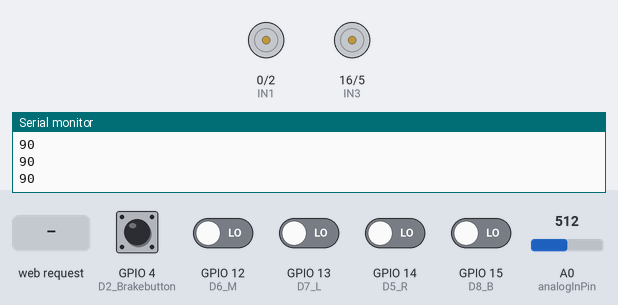
Recording of a sketch running on a simulated ESP8266 (NodeMCU). Parts: motor-driver pin pairs drawn as motors (green arrow = first pin HIGH = forward, orange = second pin HIGH = backward, longer = more drive), the last lines printed to the serial monitor. The test bench sets the inputs (shaded band); at power-on: GPIO 4 (D2_Brakebutton), GPIO 12 (D6_M), GPIO 13 (D7_L), GPIO 14 (D5_R), GPIO 15 (D8_B) LOW, A0 (analogInPin) = 512.

Above: at 1.3 s.
1.4 s: GPIO 13 (D7_L) driven HIGH
At 1.7 s:
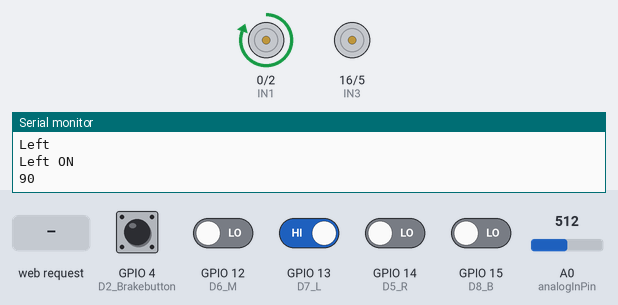
4.4 s: GPIO 15 (D8_B) driven HIGH
At 7.2 s:
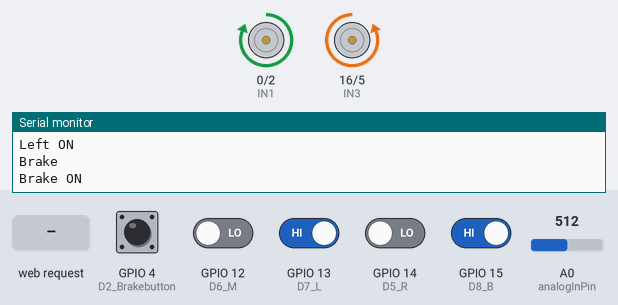
7.4 s: HTTP request GET /cen received
At 8.2 s:
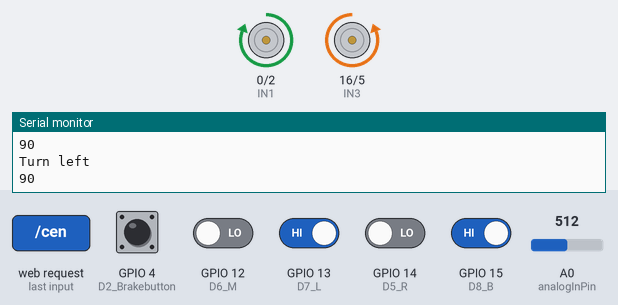
9.3 s: A0 (analogInPin) set to 471
10.8 s: A0 (analogInPin) set to 445
At 11.7 s:
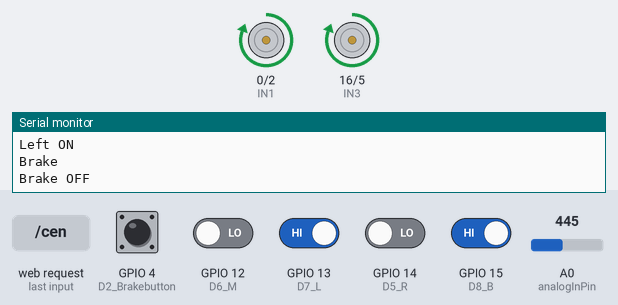
13.8 s: GPIO 4 (D2_Brakebutton) pulled HIGH for 0.25 s
Timing chart, 0 to 17.8 s (numbered marks = the images above; inputs shaded):
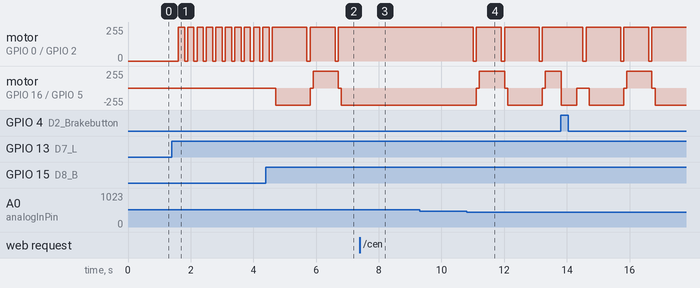

Measured:
- the behaviour switches between 458 and 457 on A0 (analogInPin) (found by bisection; images 3 and 4)
- after the input at 1.4 s, motor on GPIO 0 (IN1) / GPIO 2 (IN2): alternates forward 255/255 for 0.20 s and stopped for 0.10 s, starting after 0.20 s
- after the input at 4.4 s, motor on GPIO 16 (IN3) / GPIO 5 (IN4): stopped → backward 255/255 after 0.31 s, → stopped 1.1 s later, → forward 255/255 0.10 s later, → stopped 0.80 s later, … (5 changes in this stretch)
- after the input at 7.4 s, motor on GPIO 0 (IN1) / GPIO 2 (IN2): stops changing and stays forward 255/255; motor on GPIO 16 (IN3) / GPIO 5 (IN4): stays backward 255/255 (without the input it goes to stopped after 0.51 s)

The sketch:

main.ino
```cpp
#include <ESP8266WiFi.h>
#include <ESP8266WebServer.h>
#include <EEPROM.h>


const char* ssid = "TEB_Lawn";
const char* password = "12345678";

ESP8266WebServer server(80);

int IN1 = 0;
int IN2 = 2;
int IN3 = 16;
int IN4 = 5;


bool Leftstatus = LOW;
bool Rightstatus = LOW;
bool Brakestatus = LOW;
bool BrakeButton = LOW;
bool cen = LOW;


const int analogInPin = A0;
int sensorValue = 0;


void setup() {
  Serial.begin(115200);

  //Setting up the Actuators
  pinMode(IN1, OUTPUT); //D3
  pinMode(IN2, OUTPUT); //D4
  pinMode(IN3, OUTPUT); //D0
  pinMode(IN4, OUTPUT); //D1
  pinMode(14, INPUT); //D5 R
  pinMode(12, INPUT); //D6 M
  pinMode(13, INPUT); //D7 L
  pinMode(15, INPUT); //D8 B
  pinMode(4, INPUT); //D2 Brakebutton
  digitalWrite(IN3, LOW);
  digitalWrite(IN4, LOW);

  //Wifi Set-up
  WiFi.softAP(ssid, password);
  IPAddress apip = WiFi.softAPIP();
  delay(100);

  //Sever Comands
  server.on("/", handle_OnConnect);
  server.on("/Lefton", handle_Lefton);
  server.on("/Leftoff", handle_Leftoff);
  server.on("/Righton", handle_Righton);
  server.on("/Rightoff", handle_Rightoff);
  server.on("/Brakeon", handle_Brakeon);
  server.on("/Brakeoff", handle_Brakeoff);
  server.on("/cen", handle_cen); //Added
  server.on("/cenoff", handle_cenoff); //Added
  server.onNotFound(handle_NotFound);
  server.begin();
  Serial.println("HTTP server started");
}


void loop() {
  server.handleClient();

  //Button Controle on the board
  byte valR = digitalRead(14); //R
  if( valR == HIGH){
    Serial.println("Right");
    handle_Righton();
  }
  byte valM = digitalRead(12); //M
  if( valM == HIGH){
    Serial.println("Mid");
    handle_Rightoff();
  }
  byte valL = digitalRead(13); //L
  if( valL == HIGH){
    Serial.println("Left");
    handle_Lefton();
  }
  byte valB = digitalRead(15); //B
  if( valB == HIGH){
    Serial.println("Brake");
    if( Brakestatus == HIGH){
      handle_Brakeoff();
      delay(500);
    }else{
      handle_Brakeon();
      delay(500);
    }
  }
  //Button on the brake to stop at right place
  byte valBB = digitalRead(4); //BB
  if( valBB == HIGH){
    Serial.println("Button turch");
    digitalWrite(IN3, LOW);
    digitalWrite(IN4, LOW);
    digitalWrite(IN3, LOW);
    digitalWrite(IN4, HIGH);
    delay(500);
    digitalWrite(IN3, LOW);
    digitalWrite(IN4, LOW);
  }


  //Pot
  sensorValue = analogRead(analogInPin);
  sensorValue = map(sensorValue, 0, 1023, 0, 180);
  Serial.println(sensorValue);
  delay(200);
}

// When a user connects
void handle_OnConnect() {
  Leftstatus = LOW;
  Rightstatus = LOW;
  Brakestatus = LOW;
  cen = LOW;
  Serial.println("GPIO7 Status: OFF | GPIO6 Status: OFF");
  server.send(200, "text/html", SendHTML(Leftstatus,Rightstatus,Brakestatus,cen));
}

//Turn the wheels left
void handle_Lefton() {
  Leftstatus = HIGH;
  Serial.println("Left ON");
  server.send(200, "text/html", SendHTML(Leftstatus,Rightstatus,Brakestatus,cen));
  digitalWrite(IN1, LOW);
  digitalWrite(IN2, LOW);
  delay(100);
  digitalWrite(IN1, HIGH);
  digitalWrite(IN2, LOW);
}

//Stop turning the wheels
void handle_Leftoff() {
  Leftstatus = LOW;
  Serial.println("Left OFF");
  server.send(200, "text/html", SendHTML(Leftstatus,Rightstatus,Brakestatus,cen));
  digitalWrite(IN1, LOW);
  digitalWrite(IN2, LOW);
}

//Turn the wheels right
void handle_Righton() {
  Rightstatus = HIGH;
  Serial.println("Right ON");
  server.send(200, "text/html", SendHTML(Leftstatus,Rightstatus,Brakestatus,cen));
  digitalWrite(IN1, LOW);
  digitalWrite(IN2, LOW);
  delay(100);
  digitalWrite(IN1, LOW);
  digitalWrite(IN2, HIGH);
}

//Stop turning the wheels
void handle_Rightoff() {
  Rightstatus = LOW;
  Serial.println("Right OFF");
  server.send(200, "text/html", SendHTML(Leftstatus,Rightstatus,Brakestatus,cen));
  digitalWrite(IN1, LOW);
  digitalWrite(IN2, LOW);
}

//Turn the brakes on
void handle_Brakeon() {
  Brakestatus = HIGH;
  Serial.println("Brake ON");
  server.send(200, "text/html", SendHTML(Leftstatus,Rightstatus,Brakestatus,cen));
  bool BrakeButton = HIGH;
  digitalWrite(IN3, LOW);
  digitalWrite(IN4, LOW);
  delay(100);
  digitalWrite(IN3, LOW);
  digitalWrite(IN4, HIGH);
  delay(300);
}

//Turn the brakes off
void handle_Brakeoff() {
  Brakestatus = LOW;
  Serial.println("Brake OFF");
  server.send(200, "text/html", SendHTML(Leftstatus,Rightstatus,Brakestatus,cen));
  digitalWrite(IN3, LOW);
  digitalWrite(IN4, LOW);
  delay(100);
  digitalWrite(IN3, HIGH);
  digitalWrite(IN4, LOW);
}


//Gose to mid 67 - 80
void handle_cen() {
  cen = HIGH;
  Serial.println("MID");
  server.send(200, "text/html", SendHTML(Leftstatus,Rightstatus,Brakestatus,cen));
  sensorValue = analogRead(analogInPin);
  sensorValue = map(sensorValue, 0, 1023, 0, 180);
  if (sensorValue > 80);{
    sensorValue = analogRead(analogInPin);
    sensorValue = map(sensorValue, 0, 1023, 0, 180);
    while (sensorValue > 80) {
      sensorValue = analogRead(analogInPin);
      sensorValue = map(sensorValue, 0, 1023, 0, 180);
      Serial.println("Turn left");
      Serial.println(sensorValue);
      digitalWrite(IN1, HIGH);
      digitalWrite(IN2, LOW);
      delay(200);
    }
  }

  if (sensorValue < 67);{
    sensorValue = analogRead(analogInPin);
    sensorValue = map(sensorValue, 0, 1023, 0, 180);
    while (sensorValue < 67) {
      sensorValue = analogRead(analogInPin);
      sensorValue = map(sensorValue, 0, 1023, 0, 180);
      Serial.println("Turn right");
      Serial.println(sensorValue);
      digitalWrite(IN1, LOW);
      digitalWrite(IN2, HIGH);
      delay(200);
    }
  }
  if ((sensorValue >=67) && (sensorValue<=80));{
    digitalWrite(IN1, LOW);
    digitalWrite(IN2, LOW);
    Serial.println("hope brake");
    cen = LOW;
    }
}

void handle_cenoff() {
  cen = LOW;
  Serial.println("MID");
  server.send(200, "text/html", SendHTML(Leftstatus,Rightstatus,Brakestatus,cen));

}


void handle_NotFound(){
  server.send(404, "text/plain", "Not found");
}


//HTML Code
String SendHTML(uint8_t led1stat,uint8_t led2stat, uint8_t cen, uint8_t brakestat){
  String ptr = "<!DOCTYPE html> <html>\n";
  ptr +="<head><meta name=\"viewport\" content=\"width=device-width, initial-scale=1.0, user-scalable=no\">\n";
  ptr +="<title>TEB LawnMower</title>\n";
  ptr +="<style>html { font-family: Helvetica; display: inline-block; margin: 0px auto; text-align: center;}\n";
  ptr +="body{margin-top: 50px;} h1 {color: #444444;margin: 50px auto 30px;} h3 {color: #444444;margin-bottom: 50px;}\n";
  ptr +=".button {display: block;width: 80px;background-color: #1abc9c;border: none;color: white;padding: 13px 30px;text-decoration: none;font-size: 25px;margin: 0px auto 35px;cursor: pointer;border-radius: 4px;}\n";
  ptr +=".button-on {background-color: #1abc9c;}\n";
  ptr +=".button-on:active {background-color: #16a085;}\n";
  ptr +=".button-off {background-color: #34495e;}\n";
  ptr +=".button-off:active {background-color: #2c3e50;}\n";
  ptr +="p {font-size: 14px;color: #888;margin-bottom: 10px;}\n";
  ptr +="</style>\n";
  ptr +="</head>\n";
  ptr +="<body>\n";
  ptr +="<h1>TEB LawnMower</h1>\n";
  ptr +="<h3>(AP) Mode</h3>\n";
  ptr +="<h4>"+String(sensorValue)+"</h4>\n";

   if(led1stat)
  {ptr +="<p>LED1 Status: ON</p><a class=\"button button-off\" href=\"/Leftoff\">OFF</a>\n";}
  else
  {ptr +="<p>LED1 Status: OFF</p><a class=\"button button-on\" href=\"/Lefton\">ON</a>\n";}

  if(led2stat)
  {ptr +="<p>LED2 Status: ON</p><a class=\"button button-off\" href=\"/Rightoff\">OFF</a>\n";}
  else
  {ptr +="<p>LED2 Status: OFF</p><a class=\"button button-on\" href=\"/Righton\">ON</a>\n";}

  if(brakestat)
  {ptr +="<p>LED3 Status: ON</p><a class=\"button button-off\" href=\"/Brakeoff\">OFF</a>\n";}
  else
  {ptr +="<p>LED2 Status: OFF</p><a class=\"button button-on\" href=\"/Brakeon\">ON</a>\n";}

  if(cen)
  {ptr +="<p>LED3 Status: ON</p><a class=\"button button-off\" href=\"/cenoff\">OFF</a>\n";}
  else
  {ptr +="<p>LED2 Status: OFF</p><a class=\"button button-on\" href=\"/cen\">ON</a>\n";}

  ptr +="</body>\n";
  ptr +="</html>\n";
  return ptr;
}
```
